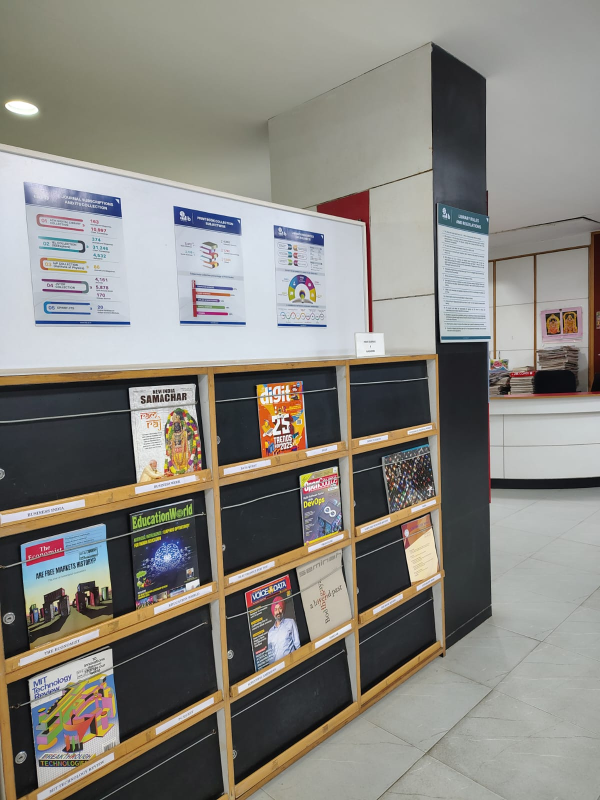
#> input picture images/lib1.jpg, 1200 x 1600 px, found by its file name (shown at 1/2 size)
$ python panoroma.py
#> lines starting #> are read from the running program, lines starting #| are printed output that depends on the picture
import cv2 as cv
import numpy as np

# Load images
left = cv.imread("D:/courses/vr/photots/images/lib1.jpg")
#> left is the input picture: shape (1600, 1200, 3); mean B, G, R 127.5, 133.8, 136.2
center = cv.imread("D:/courses/vr/photots/images/lib2.jpg")
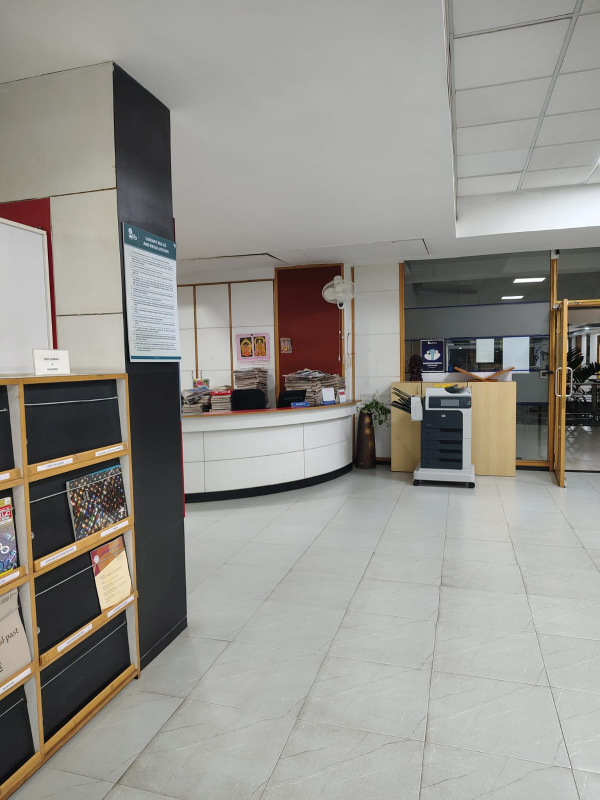
#> input picture images/lib2.jpg, 1200 x 1600 px, found by its file name (shown at 1/2 size)
#> center is the input picture: shape (1600, 1200, 3); mean B, G, R 141.6, 147, 149.2
right = cv.imread("D:/courses/vr/photots/images/lib3.jpg")
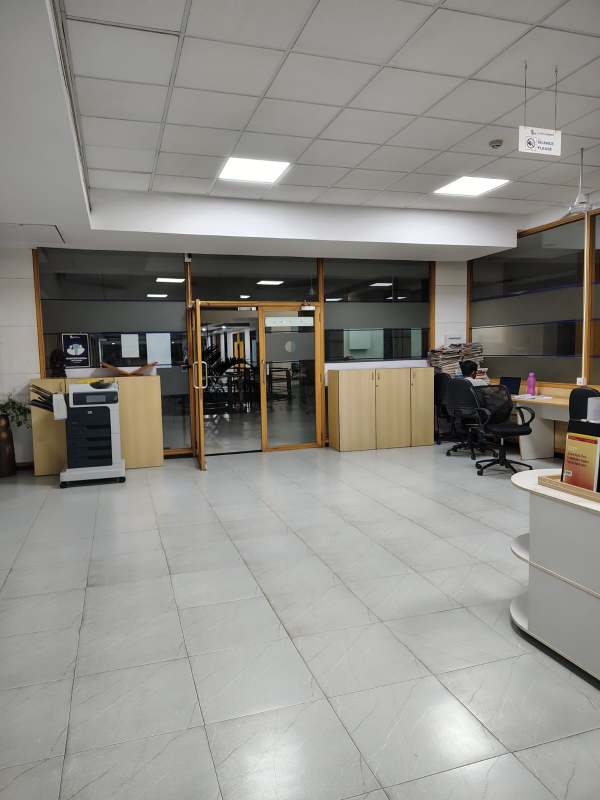
#> input picture images/lib3.jpg, 1200 x 1600 px, found by its file name (shown at 1/2 size)
#> right is the input picture: shape (1600, 1200, 3); mean B, G, R 135.3, 140.6, 142.5

left = cv.resize(left, (500, 500))
#> left: shape (500, 500, 3)
center = cv.resize(center, (500, 500))
#> center: shape (500, 500, 3)
right = cv.resize(right, (500, 500))
#> right: shape (500, 500, 3)
cv.imshow("lib1",left)
cv.imshow("lib2",center)
cv.imshow("lib3",right)

gray1 = cv.cvtColor(left, cv.COLOR_BGR2GRAY)
gray2 = cv.cvtColor(center, cv.COLOR_BGR2GRAY)
gray3 = cv.cvtColor(right, cv.COLOR_BGR2GRAY)

sift = cv.SIFT_create()
kp1, des1 = sift.detectAndCompute(gray1, None)
#> kp1 = 887 keypoints; strongest (x, y, size): (73, 370, 2), (353, 350, 21.1), (239, 264, 2.1), (265, 150, 6.3)
kp2, des2 = sift.detectAndCompute(gray2, None)
#> kp2 = 497 keypoints; strongest (x, y, size): (431, 175, 2.4), (96, 365, 22.7), (46, 216, 3.2), (393, 303, 3.3)
kp3, des3 = sift.detectAndCompute(gray3, None)
#> kp3 = 482 keypoints; strongest (x, y, size): (151, 175, 2.1), (442, 293, 2), (257, 201, 4.2), (259, 192, 2.3)

img1_sift = cv.drawKeypoints(gray1, kp1, None, color=(255, 0, 0))
img2_sift = cv.drawKeypoints(gray2, kp2, None, color=(255, 0, 0))
img3_sift = cv.drawKeypoints(gray3, kp3, None, color=(255, 0, 0))
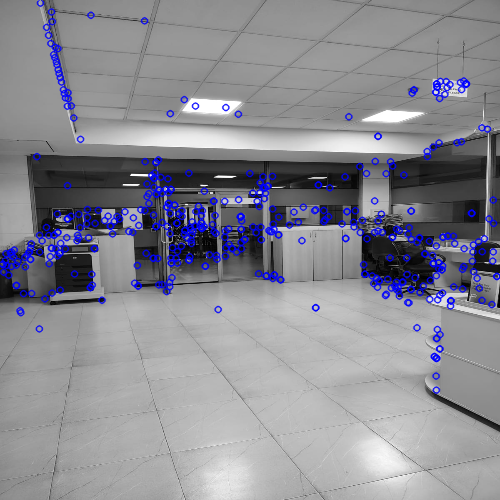
#> img3_sift: shape (500, 500, 3); mean of channels 0, 1, 2 146.2, 137.3, 137.3; drawn as B, G, R
cv.imshow("lib1_sift",img1_sift)
cv.imshow("lib2_sift",img2_sift)
cv.imshow("lib3_sift",img3_sift)

bf = cv.BFMatcher()
matches12 = bf.knnMatch(des1, des2, k=2)
#> matches12 = 887 matches
matches32 = bf.knnMatch(des3, des2, k=2)
#> matches32 = 482 matches

good_matches12 = [m for m, n in matches12 if m.distance < 0.75 * n.distance]
#> good_matches12 = 125 matches
good_matches32 = [m for m, n in matches32 if m.distance < 0.75 * n.distance]
#> good_matches32 = 79 matches

matched_img12 = cv.drawMatches(img1_sift, kp1, img2_sift, kp2, good_matches12, None, flags=cv.DrawMatchesFlags_NOT_DRAW_SINGLE_POINTS)
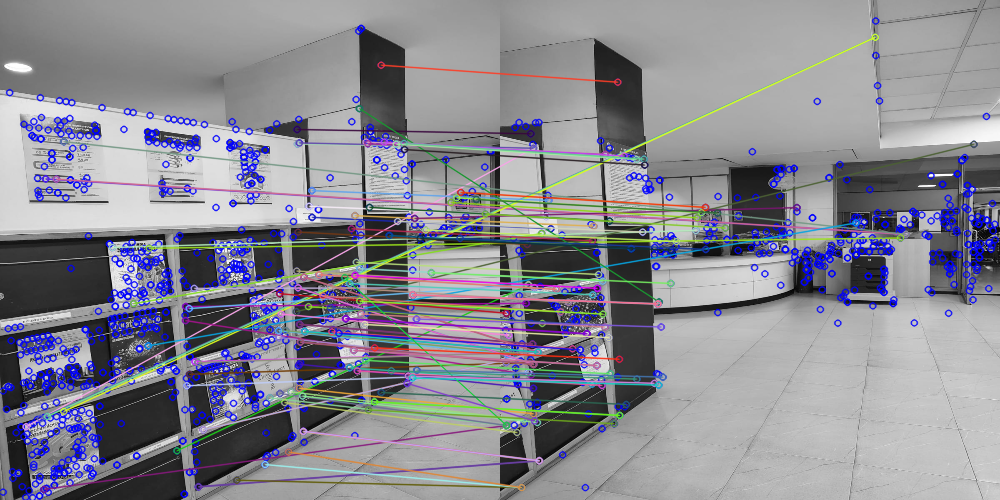
#> matched_img12: shape (500, 1000, 3); mean of channels 0, 1, 2 145.8, 136.6, 136.7; drawn as B, G, R
matched_img32 = cv.drawMatches(img3_sift, kp3, img2_sift, kp2, good_matches32, None, flags=cv.DrawMatchesFlags_NOT_DRAW_SINGLE_POINTS)
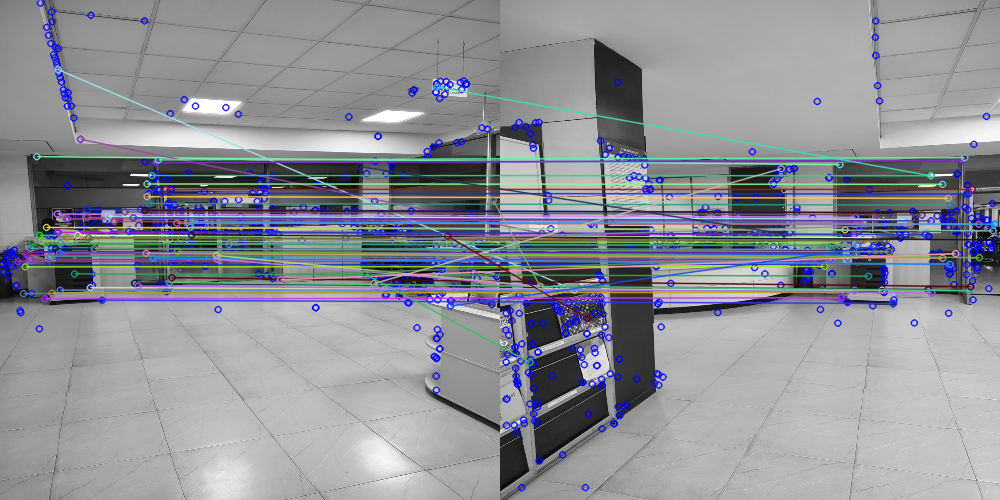
#> matched_img32: shape (500, 1000, 3); mean of channels 0, 1, 2 151, 144, 142.5; drawn as B, G, R
cv.imshow("common points in left and center",matched_img12)
cv.imshow("common points in center and right",matched_img32)


def get_matched_points(good_matches, kpA, kpB):
    ptsA = np.float32([kpA[m.queryIdx].pt for m in good_matches]).reshape(-1, 1, 2)
#> ptsA = 125 rows, first 8: [25.63, 426.2], [40.06, 418], [43.56, 488.9], [45.22, 178.4], [46.91, 416], [55.89, 178.7], [63.29, 411], [63.3, 141.2]
    ptsB = np.float32([kpB[m.trainIdx].pt for m in good_matches]).reshape(-1, 1, 2)
#> ptsB = 125 rows, first 8: [32.91, 147.8], [374.8, 36.8], [6.07, 425], [405.4, 233.9], [374.8, 36.8], [405.4, 233.9], [374.8, 36.8], [405.4, 233.9]
    return ptsA, ptsB

pts1, pts2 = get_matched_points(good_matches12, kp1, kp2)  # Left to Center
#> pts1 has the same summary as ptsA in get_matched_points; pts2 has the same summary as ptsB in get_matched_points
pts3, pts2_ = get_matched_points(good_matches32, kp3, kp2)  # Right to Center
#> in get_matched_points (call 2), `ptsA = np.float32([kpA[m.queryIdx].pt for m in good_matches]).reshape(..`: ptsA = 79 rows, first 8: [15.81, 264.7], [17.41, 260.9], [23.09, 293.2], [24.81, 266.4], [26.61, 254.7], [28.74, 251.6], [28.74, 251.6], [29.99, 258.9]
#> in get_matched_points (call 2), `ptsB = np.float32([kpB[m.trainIdx].pt for m in good_matches]).reshape(..`: ptsB = 79 rows, first 8: [317.2, 263.7], [318.3, 260.7], [321.7, 289.4], [324.1, 265.9], [327.1, 255.5], [329.5, 252.4], [329.5, 252.4], [329.5, 259]
#> pts3 has the same summary as ptsA in get_matched_points; pts2_ has the same summary as ptsB in get_matched_points

H12, _ = cv.findHomography(pts1, pts2, cv.RANSAC, 5.0) if len(pts1) >= 4 else None
#> H12 = [[1.85, 0.0035, -506.6], [0.361, 1.56, -115.7], [0.00153, -3.78e-05, 1]]
H32, _ = cv.findHomography(pts3, pts2_, cv.RANSAC, 5.0) if len(pts3) >= 4 else None
#> H32 = [[0.505, -0.00398, 316.9], [-0.238, 0.965, 17.83], [-0.00107, 0.000144, 1]]

if H12 is None or H32 is None:
    print("Error: Not enough keypoints matched!")
    exit()

h, w = center.shape[:2]
#> h = 500; w = 500
corners = np.array([
    [[0, 0]], [[0, h]], [[w, 0]], [[w, h]]  # Corners of center
], dtype=np.float32)
#> corners = [[0, 0], [0, 500], [500, 0], [500, 500]]

warped_corners1 = cv.perspectiveTransform(corners, H12)
#> warped_corners1 = [[-506.6, -115.7], [-514.5, 676.5], [236.3, 36.71], [239.9, 483.7]]
warped_corners3 = cv.perspectiveTransform(corners, H32)
#> warped_corners3 = [[316.9, 17.83], [293.8, 467], [1219.1, -216.9], [1053, 707.8]]

x_min = min(warped_corners1[:, 0, 0].min(), 0, warped_corners3[:, 0, 0].min())
#> x_min = -514.5
x_max = max(warped_corners1[:, 0, 0].max(), w, warped_corners3[:, 0, 0].max())
#> x_max = 1219.1
y_min = min(warped_corners1[:, 0, 1].min(), 0, warped_corners3[:, 0, 1].min())
#> y_min = -216.9
y_max = max(warped_corners1[:, 0, 1].max(), h, warped_corners3[:, 0, 1].max())
#> y_max = 707.8

offset_x = int(abs(x_min))
#> offset_x = 514
offset_y = int(abs(y_min))
#> offset_y = 216

# New panorama2 size
panorama2_width = int(x_max - x_min)
#> panorama2_width = 1733
panorama2_height = int(y_max - y_min)
#> panorama2_height = 924

translation_matrix = np.array([[1, 0, offset_x], [0, 1, offset_y], [0, 0, 1]], dtype=np.float32)
#> translation_matrix = [[1, 0, 514], [0, 1, 216], [0, 0, 1]]

H12 = translation_matrix @ H12
#> H12 = [[2.63, -0.016, 7.44], [0.691, 1.55, 100.3], [0.00153, -3.78e-05, 1]]
H32 = translation_matrix @ H32
#> H32 = [[-0.0427, 0.0698, 830.9], [-0.468, 0.996, 233.8], [-0.00107, 0.000144, 1]]

left_warped = cv.warpPerspective(left, H12, (panorama2_width, panorama2_height))
right_warped = cv.warpPerspective(right, H32, (panorama2_width, panorama2_height))
center_warped = cv.warpPerspective(center, translation_matrix, (panorama2_width, panorama2_height))
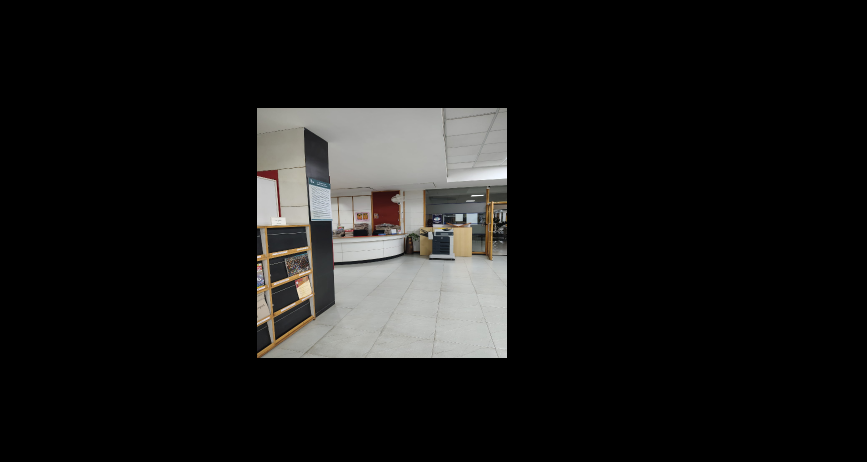
#> center_warped: shape (924, 1733, 3) (shown at 1/2 size); mean B, G, R 22.1, 22.9, 23.3

panorama2 = np.maximum(np.maximum(left_warped, center_warped), right_warped)
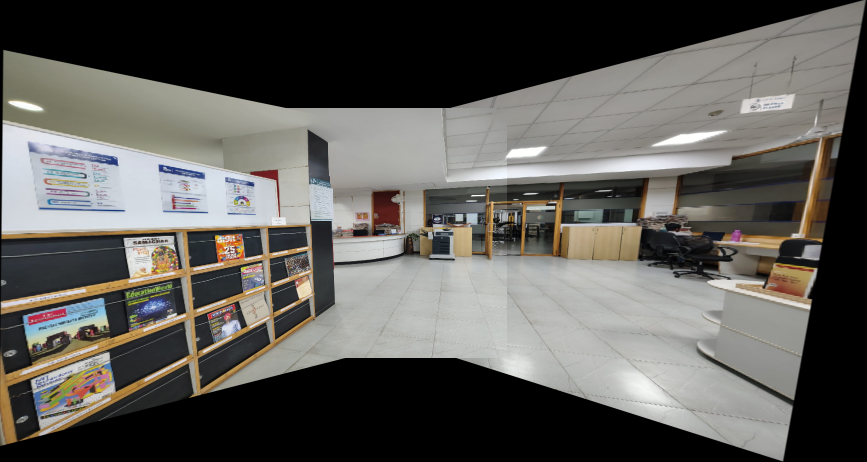
#> panorama2: shape (924, 1733, 3) (shown at 1/2 size); mean B, G, R 88.6, 92.7, 94.4
cv.imwrite("D:/courses/vr/photots/images/lib1_sift.jpg",img1_sift)
cv.imwrite("D:/courses/vr/photots/images/lib2_sift.jpg", img2_sift)
cv.imwrite("D:/courses/vr/photots/images/lib3_sift.jpg", img3_sift)
cv.imwrite("D:/courses/vr/photots/images/panorama.jpg", panorama2)
cv.imshow("panorama", panorama2)

cv.waitKey(0)
cv.destroyAllWindows()
